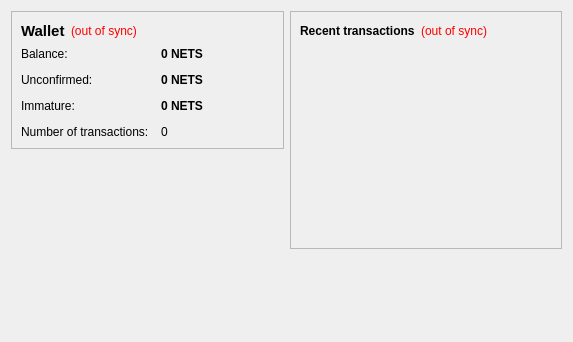
<?xml version="1.0" encoding="UTF-8"?>
<ui version="4.0">
 <class>OverviewPage</class>
 <widget class="QWidget" name="OverviewPage">
  <property name="geometry">
   <rect>
    <x>0</x>
    <y>0</y>
    <width>573</width>
    <height>342</height>
   </rect>
  </property>
  <property name="windowTitle">
   <string>Form</string>
  </property>
  <layout class="QHBoxLayout" name="horizontalLayout" stretch="1,1">
   <item>
    <layout class="QVBoxLayout" name="verticalLayout_2">
     <item>
      <widget class="QFrame" name="frame">
       <property name="frameShape">
        <enum>QFrame::StyledPanel</enum>
       </property>
       <property name="frameShadow">
        <enum>QFrame::Raised</enum>
       </property>
       <layout class="QVBoxLayout" name="verticalLayout_4">
        <item>
         <layout class="QHBoxLayout" name="horizontalLayout_4">
          <item>
           <widget class="QLabel" name="label_5">
            <property name="font">
             <font>
              <pointsize>11</pointsize>
              <weight>75</weight>
              <bold>true</bold>
             </font>
            </property>
            <property name="text">
             <string>Wallet</string>
            </property>
           </widget>
          </item>
          <item>
           <widget class="QLabel" name="labelWalletStatus">
            <property name="toolTip">
             <string>The displayed information may be out of date. Your wallet automatically synchronizes with the Coin network after a connection is established, but this process has not completed yet.</string>
            </property>
            <property name="styleSheet">
             <string notr="true">QLabel { color: red; }</string>
            </property>
            <property name="text">
             <string notr="true">(out of sync)</string>
            </property>
            <property name="alignment">
             <set>Qt::AlignLeading|Qt::AlignLeft|Qt::AlignVCenter</set>
            </property>
           </widget>
          </item>
          <item>
           <spacer name="horizontalSpacer_2">
            <property name="orientation">
             <enum>Qt::Horizontal</enum>
            </property>
            <property name="sizeHint" stdset="0">
             <size>
              <width>40</width>
              <height>20</height>
             </size>
            </property>
           </spacer>
          </item>
         </layout>
        </item>
        <item>
         <layout class="QFormLayout" name="formLayout_2">
          <property name="fieldGrowthPolicy">
           <enum>QFormLayout::AllNonFixedFieldsGrow</enum>
          </property>
          <property name="horizontalSpacing">
           <number>12</number>
          </property>
          <property name="verticalSpacing">
           <number>12</number>
          </property>
          <item row="0" column="0">
           <widget class="QLabel" name="label">
            <property name="text">
             <string>Balance:</string>
            </property>
           </widget>
          </item>
          <item row="0" column="1">
           <widget class="QLabel" name="labelBalance">
            <property name="font">
             <font>
              <weight>75</weight>
              <bold>true</bold>
             </font>
            </property>
            <property name="cursor">
             <cursorShape>IBeamCursor</cursorShape>
            </property>
            <property name="toolTip">
             <string>Your current balance</string>
            </property>
            <property name="text">
             <string notr="true">0 NETS</string>
            </property>
            <property name="textInteractionFlags">
             <set>Qt::LinksAccessibleByMouse|Qt::TextSelectableByKeyboard|Qt::TextSelectableByMouse</set>
            </property>
           </widget>
          </item>
          <item row="1" column="0">
           <widget class="QLabel" name="label_3">
            <property name="text">
             <string>Unconfirmed:</string>
            </property>
           </widget>
          </item>
          <item row="1" column="1">
           <widget class="QLabel" name="labelUnconfirmed">
            <property name="font">
             <font>
              <weight>75</weight>
              <bold>true</bold>
             </font>
            </property>
            <property name="cursor">
             <cursorShape>IBeamCursor</cursorShape>
            </property>
            <property name="toolTip">
             <string>Total of transactions that have yet to be confirmed, and do not yet count toward the current balance</string>
            </property>
            <property name="text">
             <string notr="true">0 NETS</string>
            </property>
            <property name="textInteractionFlags">
             <set>Qt::LinksAccessibleByMouse|Qt::TextSelectableByKeyboard|Qt::TextSelectableByMouse</set>
            </property>
           </widget>
          </item>
          <item row="3" column="0">
           <widget class="QLabel" name="label_2">
            <property name="text">
             <string>Number of transactions:</string>
            </property>
           </widget>
          </item>
          <item row="3" column="1">
           <widget class="QLabel" name="labelNumTransactions">
            <property name="toolTip">
             <string>Total number of transactions in wallet</string>
            </property>
            <property name="text">
             <string notr="true">0</string>
            </property>
           </widget>
          </item>
          <item row="2" column="0">
           <widget class="QLabel" name="labelImmatureText">
            <property name="text">
             <string>Immature:</string>
            </property>
           </widget>
          </item>
          <item row="2" column="1">
           <widget class="QLabel" name="labelImmature">
            <property name="font">
             <font>
              <weight>75</weight>
              <bold>true</bold>
             </font>
            </property>
            <property name="toolTip">
             <string>Mined balance that has not yet matured</string>
            </property>
            <property name="text">
             <string notr="true">0 NETS</string>
            </property>
            <property name="textInteractionFlags">
             <set>Qt::LinksAccessibleByMouse|Qt::TextSelectableByKeyboard|Qt::TextSelectableByMouse</set>
            </property>
           </widget>
          </item>
         </layout>
        </item>
       </layout>
      </widget>
     </item>
     <item>
      <spacer name="verticalSpacer">
       <property name="orientation">
        <enum>Qt::Vertical</enum>
       </property>
       <property name="sizeHint" stdset="0">
        <size>
         <width>20</width>
         <height>40</height>
        </size>
       </property>
      </spacer>
     </item>
     <item>
      <widget class="QLabel" name="label_6">
       <property name="text">
        <string/>
       </property>
       <property name="pixmap">
        <pixmap resource="../bitcoin.qrc">:/images/backg</pixmap>
       </property>
       <property name="scaledContents">
        <bool>false</bool>
       </property>
       <property name="alignment">
        <set>Qt::AlignCenter</set>
       </property>
       <property name="margin">
        <number>-2</number>
       </property>
      </widget>
     </item>
    </layout>
   </item>
   <item>
    <layout class="QVBoxLayout" name="verticalLayout_3">
     <item>
      <widget class="QFrame" name="frame_2">
       <property name="frameShape">
        <enum>QFrame::StyledPanel</enum>
       </property>
       <property name="frameShadow">
        <enum>QFrame::Raised</enum>
       </property>
       <layout class="QVBoxLayout" name="verticalLayout">
        <item>
         <layout class="QHBoxLayout" name="horizontalLayout_2">
          <item>
           <widget class="QLabel" name="label_4">
            <property name="text">
             <string>&lt;b&gt;Recent transactions&lt;/b&gt;</string>
            </property>
           </widget>
          </item>
          <item>
           <widget class="QLabel" name="labelTransactionsStatus">
            <property name="toolTip">
             <string>The displayed information may be out of date. Your wallet automatically synchronizes with the Coin network after a connection is established, but this process has not completed yet.</string>
            </property>
            <property name="styleSheet">
             <string notr="true">QLabel { color: red; }</string>
            </property>
            <property name="text">
             <string notr="true">(out of sync)</string>
            </property>
            <property name="alignment">
             <set>Qt::AlignRight|Qt::AlignTrailing|Qt::AlignVCenter</set>
            </property>
           </widget>
          </item>
          <item>
           <spacer name="horizontalSpacer">
            <property name="orientation">
             <enum>Qt::Horizontal</enum>
            </property>
            <property name="sizeHint" stdset="0">
             <size>
              <width>40</width>
              <height>20</height>
             </size>
            </property>
           </spacer>
          </item>
         </layout>
        </item>
        <item>
         <widget class="QListView" name="listTransactions">
          <property name="styleSheet">
           <string notr="true">QListView { background: transparent; }</string>
          </property>
          <property name="frameShape">
           <enum>QFrame::NoFrame</enum>
          </property>
          <property name="verticalScrollBarPolicy">
           <enum>Qt::ScrollBarAlwaysOff</enum>
          </property>
          <property name="horizontalScrollBarPolicy">
           <enum>Qt::ScrollBarAlwaysOff</enum>
          </property>
          <property name="selectionMode">
           <enum>QAbstractItemView::NoSelection</enum>
          </property>
         </widget>
        </item>
       </layout>
      </widget>
     </item>
     <item>
      <spacer name="verticalSpacer_2">
       <property name="orientation">
        <enum>Qt::Vertical</enum>
       </property>
       <property name="sizeHint" stdset="0">
        <size>
         <width>20</width>
         <height>40</height>
        </size>
       </property>
      </spacer>
     </item>
    </layout>
   </item>
  </layout>
 </widget>
 <resources/>
 <connections/>
</ui>
